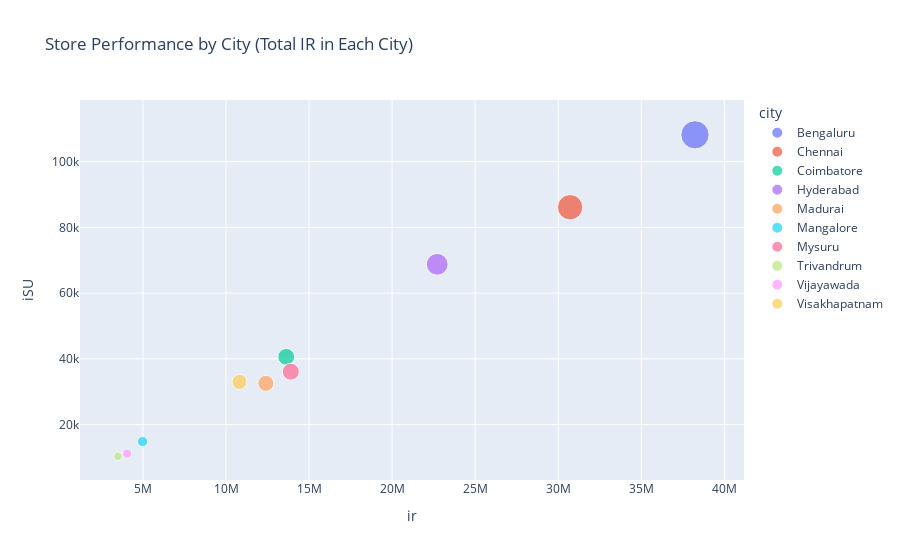

Notebook code cell kept with this figure:
### Code cell
# Performance of stores by city
fig_store_performance_city = px.scatter(store_performance_by_city.groupby('city').agg({'ir': 'sum', 'iSU': 'sum'}).reset_index(),
                                       x='ir', y='iSU', color='city', size='ir',
                                       title='Store Performance by City (Total IR in Each City)')
fig_store_performance_city.show()

### Figure 1 — Plotly figure (JSON) as saved in the notebook; plotly's stock layout.template omitted (floating-point values rounded to 4 significant figures)
{"data": [{"hovertemplate": "city=Bengaluru<br>ir=%{marker.size}<br>iSU=%{y}<extra></extra>", "legendgroup": "Bengaluru", "marker": {"color": "#636efa", "size": [38230000.0], "sizemode": "area", "sizeref": 95580.0, "symbol": "circle"}, "mode": "markers", "name": "Bengaluru", "orientation": "v", "showlegend": true, "type": "scatter", "x": [38230000.0], "xaxis": "x", "y": [108162], "yaxis": "y"}, {"hovertemplate": "city=Chennai<br>ir=%{marker.size}<br>iSU=%{y}<extra></extra>", "legendgroup": "Chennai", "marker": {"color": "#EF553B", "size": [30710000.0], "sizemode": "area", "sizeref": 95580.0, "symbol": "circle"}, "mode": "markers", "name": "Chennai", "orientation": "v", "showlegend": true, "type": "scatter", "x": [30710000.0], "xaxis": "x", "y": [86125], "yaxis": "y"}, {"hovertemplate": "city=Coimbatore<br>ir=%{marker.size}<br>iSU=%{y}<extra></extra>", "legendgroup": "Coimbatore", "marker": {"color": "#00cc96", "size": [13630000.0], "sizemode": "area", "sizeref": 95580.0, "symbol": "circle"}, "mode": "markers", "name": "Coimbatore", "orientation": "v", "showlegend": true, "type": "scatter", "x": [13630000.0], "xaxis": "x", "y": [40598], "yaxis": "y"}, {"hovertemplate": "city=Hyderabad<br>ir=%{marker.size}<br>iSU=%{y}<extra></extra>", "legendgroup": "Hyderabad", "marker": {"color": "#ab63fa", "size": [22710000.0], "sizemode": "area", "sizeref": 95580.0, "symbol": "circle"}, "mode": "markers", "name": "Hyderabad", "orientation": "v", "showlegend": true, "type": "scatter", "x": [22710000.0], "xaxis": "x", "y": [68763], "yaxis": "y"}, {"hovertemplate": "city=Madurai<br>ir=%{marker.size}<br>iSU=%{y}<extra></extra>", "legendgroup": "Madurai", "marker": {"color": "#FFA15A", "size": [12400000.0], "sizemode": "area", "sizeref": 95580.0, "symbol": "circle"}, "mode": "markers", "name": "Madurai", "orientation": "v", "showlegend": true, "type": "scatter", "x": [12400000.0], "xaxis": "x", "y": [32548], "yaxis": "y"}, {"hovertemplate": "city=Mangalore<br>ir=%{marker.size}<br>iSU=%{y}<extra></extra>", "legendgroup": "Mangalore", "marker": {"color": "#19d3f3", "size": [4975000.0], "sizemode": "area", "sizeref": 95580.0, "symbol": "circle"}, "mode": "markers", "name": "Mangalore", "orientation": "v", "showlegend": true, "type": "scatter", "x": [4975000.0], "xaxis": "x", "y": [14833], "yaxis": "y"}, {"hovertemplate": "city=Mysuru<br>ir=%{marker.size}<br>iSU=%{y}<extra></extra>", "legendgroup": "Mysuru", "marker": {"color": "#FF6692", "size": [13900000.0], "sizemode": "area", "sizeref": 95580.0, "symbol": "circle"}, "mode": "markers", "name": "Mysuru", "orientation": "v", "showlegend": true, "type": "scatter", "x": [13900000.0], "xaxis": "x", "y": [36102], "yaxis": "y"}, {"hovertemplate": "city=Trivandrum<br>ir=%{marker.size}<br>iSU=%{y}<extra></extra>", "legendgroup": "Trivandrum", "marker": {"color": "#B6E880", "size": [3496000.0], "sizemode": "area", "sizeref": 95580.0, "symbol": "circle"}, "mode": "markers", "name": "Trivandrum", "orientation": "v", "showlegend": true, "type": "scatter", "x": [3496000.0], "xaxis": "x", "y": [10378], "yaxis": "y"}, {"hovertemplate": "city=Vijayawada<br>ir=%{marker.size}<br>iSU=%{y}<extra></extra>", "legendgroup": "Vijayawada", "marker": {"color": "#FF97FF", "size": [4045000.0], "sizemode": "area", "sizeref": 95580.0, "symbol": "circle"}, "mode": "markers", "name": "Vijayawada", "orientation": "v", "showlegend": true, "type": "scatter", "x": [4045000.0], "xaxis": "x", "y": [11172], "yaxis": "y"}, {"hovertemplate": "city=Visakhapatnam<br>ir=%{marker.size}<br>iSU=%{y}<extra></extra>", "legendgroup": "Visakhapatnam", "marker": {"color": "#FECB52", "size": [10810000.0], "sizemode": "area", "sizeref": 95580.0, "symbol": "circle"}, "mode": "markers", "name": "Visakhapatnam", "orientation": "v", "showlegend": true, "type": "scatter", "x": [10810000.0], "xaxis": "x", "y": [32995], "yaxis": "y"}], "layout": {"legend": {"itemsizing": "constant", "title": {"text": "city"}, "tracegroupgap": 0}, "title": {"text": "Store Performance by City (Total IR in Each City)"}, "xaxis": {"anchor": "y", "domain": [0, 1], "title": {"text": "ir"}}, "yaxis": {"anchor": "x", "domain": [0, 1], "title": {"text": "iSU"}}}}
